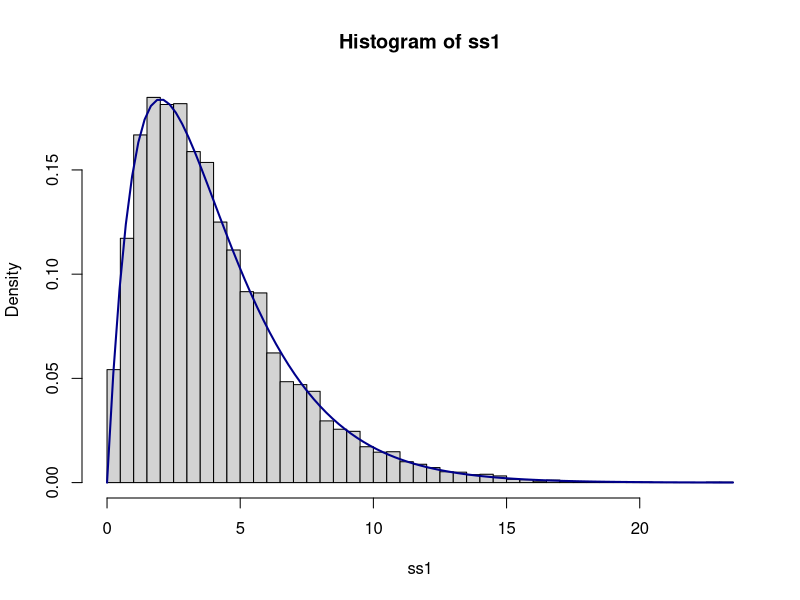
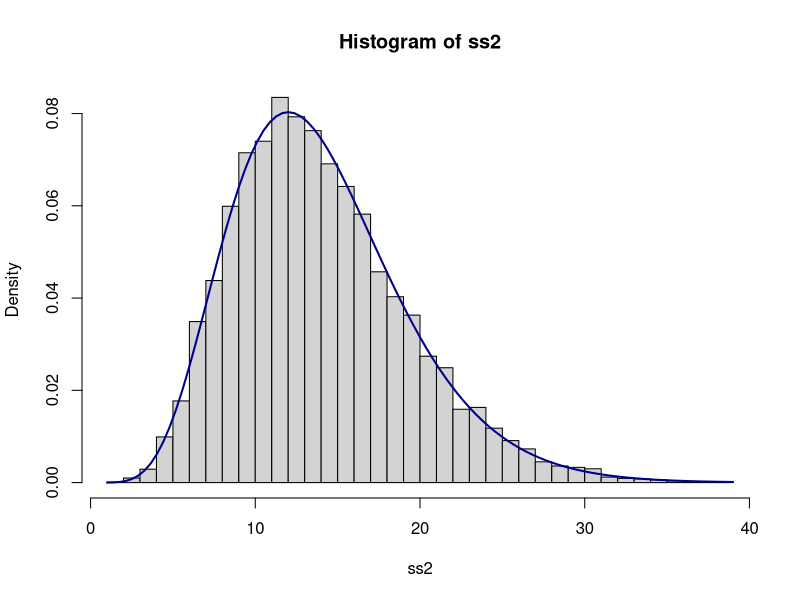
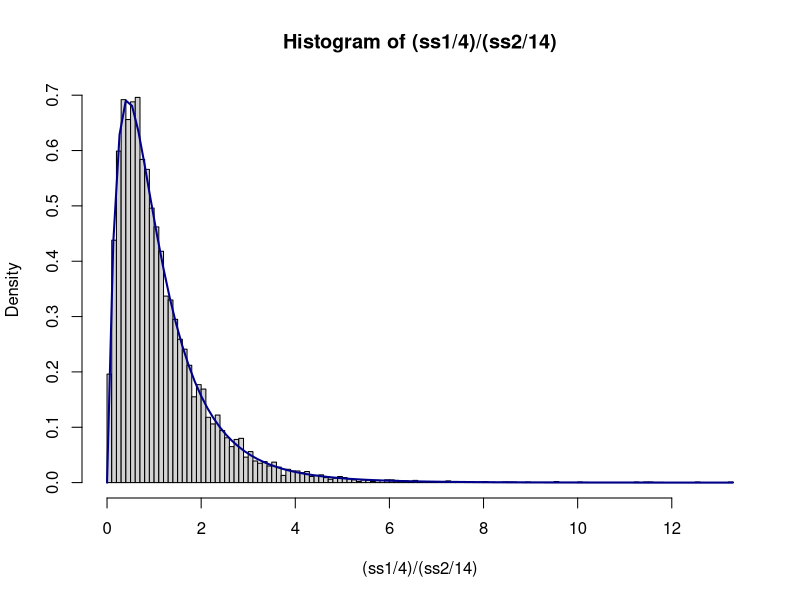
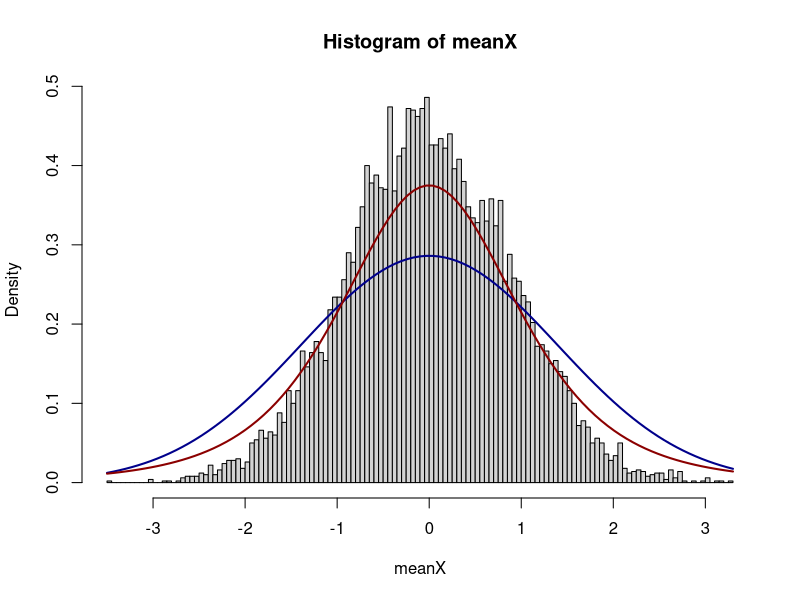

R code for these plots, in order:
set.seed(1234)
sdX <- sd(rnorm(5, 5, 2))
set.seed(1234)
meanX <- scale(replicate(10000, mean(rnorm(5, 5, 2))), , F)
ss1 <- replicate(10000, sum(scale(rnorm(5, 0, 1), , F)^2))
ss2 <- replicate(10000, sum(scale(rnorm(15, 0, 1), , F)^2))


hist(ss1, breaks = 50, probability = T)
curve(dchisq(x, 4), col="darkblue", lwd=2, add=TRUE, yaxt="n")

hist(ss2, breaks = 50, probability = T)
curve(dchisq(x, 14), col="darkblue", lwd=2, add=TRUE, yaxt="n")

hist((ss1 / 4) / (ss2 / 14), breaks = 100, probability = T)
curve(df(x, 4, 14), col="darkblue", lwd=2, add=TRUE, yaxt="n")

hist(meanX, breaks = 100, probability = T)
curve(dnorm(x, 0, sdX/sqrt(4)), col="darkblue", lwd=2, add=TRUE, yaxt="n")     
curve(dt(x, df = 4), col = "darkred", lwd = 2, add = T, yaxt = "n")
